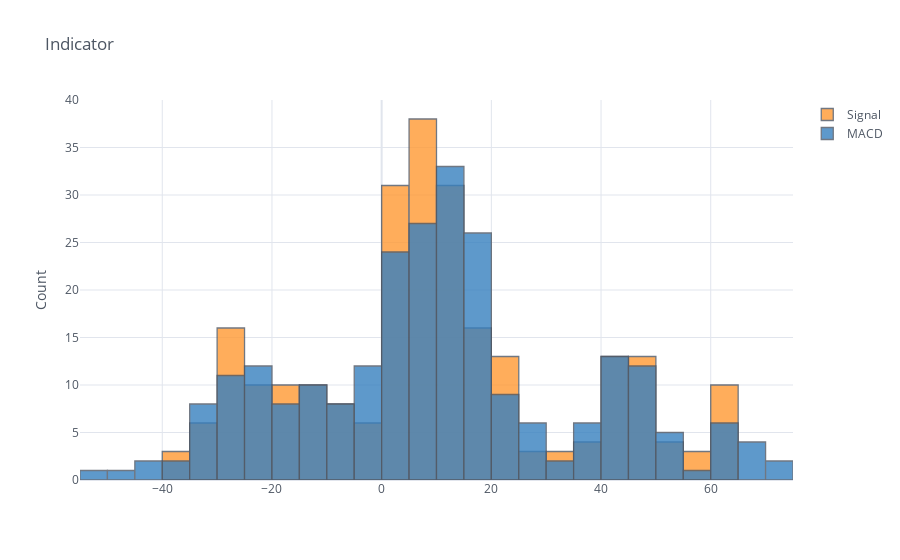

Notebook code cell kept with this figure:
### Code cell
df[["Signal","MACD"]].iplot(kind="histogram", bins=50, theme="white", title="Indicator",yTitle='Count')

### Figure 1 — Plotly figure (JSON) as saved in the notebook; plotly's stock layout.template omitted (floating-point values rounded to 4 significant figures; data arrays with more than 128 entries replaced by an {"elided": "..."} marker saying what was removed)
{"data": [{"histfunc": "count", "histnorm": "", "marker": {"color": "rgba(255, 153, 51, 1.0)", "line": {"color": "#4D5663", "width": 1.3}}, "name": "Signal", "nbinsx": 50, "opacity": 0.8, "orientation": "v", "type": "histogram", "x": {"elided": "251 float values"}}, {"histfunc": "count", "histnorm": "", "marker": {"color": "rgba(55, 128, 191, 1.0)", "line": {"color": "#4D5663", "width": 1.3}}, "name": "MACD", "nbinsx": 50, "opacity": 0.8, "orientation": "v", "type": "histogram", "x": {"elided": "251 float values"}}], "layout": {"barmode": "overlay", "legend": {"bgcolor": "#FFFFFF", "font": {"color": "#4D5663"}}, "paper_bgcolor": "#FFFFFF", "plot_bgcolor": "#FFFFFF", "title": {"font": {"color": "#4D5663"}, "text": "Indicator"}, "xaxis": {"gridcolor": "#E1E5ED", "showgrid": true, "tickfont": {"color": "#4D5663"}, "title": {"font": {"color": "#4D5663"}, "text": ""}, "zerolinecolor": "#E1E5ED"}, "yaxis": {"gridcolor": "#E1E5ED", "showgrid": true, "tickfont": {"color": "#4D5663"}, "title": {"font": {"color": "#4D5663"}, "text": "Count"}, "zerolinecolor": "#E1E5ED"}}}
